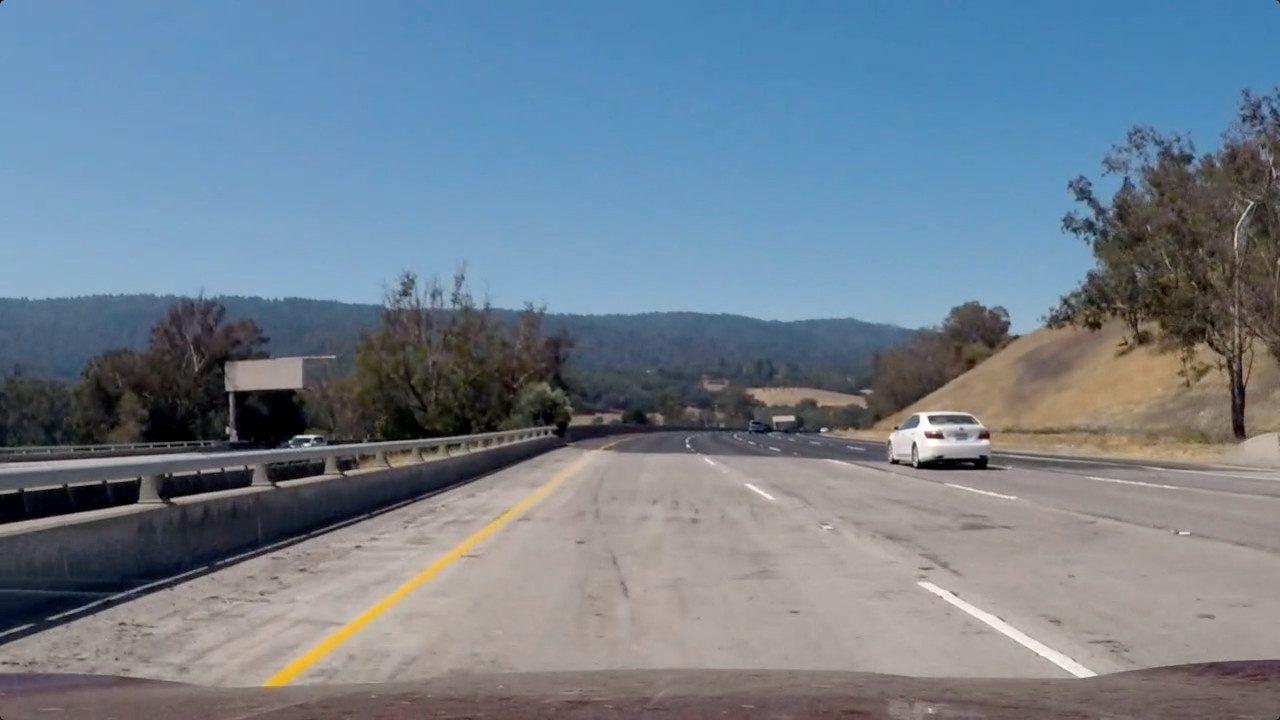
#> input picture test_images/trouble_img.jpg, 1280 x 720 px
$ python -i project4.py   (imports and definitions only)   (older library calls are emulated)
#> lines starting #> are read from the running program, lines starting #| are printed output that depends on the picture; after the words box and inside, x2 and y2 are one past the last pixel; in counts of white or black regions, pixels touching at a corner belong together
import numpy as np
import cv2
import matplotlib.pyplot as plt

# [8 lines left out: function warper, not called in this run]

def binaryImage(image, sobel_thresh=[0, 255], l_thresh=[0, 255], s_thresh=[0,255]):
    # Create a copy to edit
    image_copy = np.copy(image)
    #kernel_sharpen = np.array([[-1,-1,-1], [-1,9,-1], [-1,-1,-1]])
    kernel_sharpen = np.array([[-1,-1,-1,-1,-1],
                             [-1,2,2,2,-1],
                             [-1,2,8,2,-1],
                             [-1,2,2,2,-1],
                             [-1,-1,-1,-1,-1]]) / 8.0
    image_copy = cv2.filter2D(image_copy, -1, kernel_sharpen)

    # We then use the HLS color space.
    hls_image = cv2.cvtColor(image_copy, cv2.COLOR_RGB2HLS)
#> hls_image: shape (720, 1280, 3); mean of channels 0, 1, 2 67.7, 127.5, 64
    l_channel = hls_image[:, :, 1]
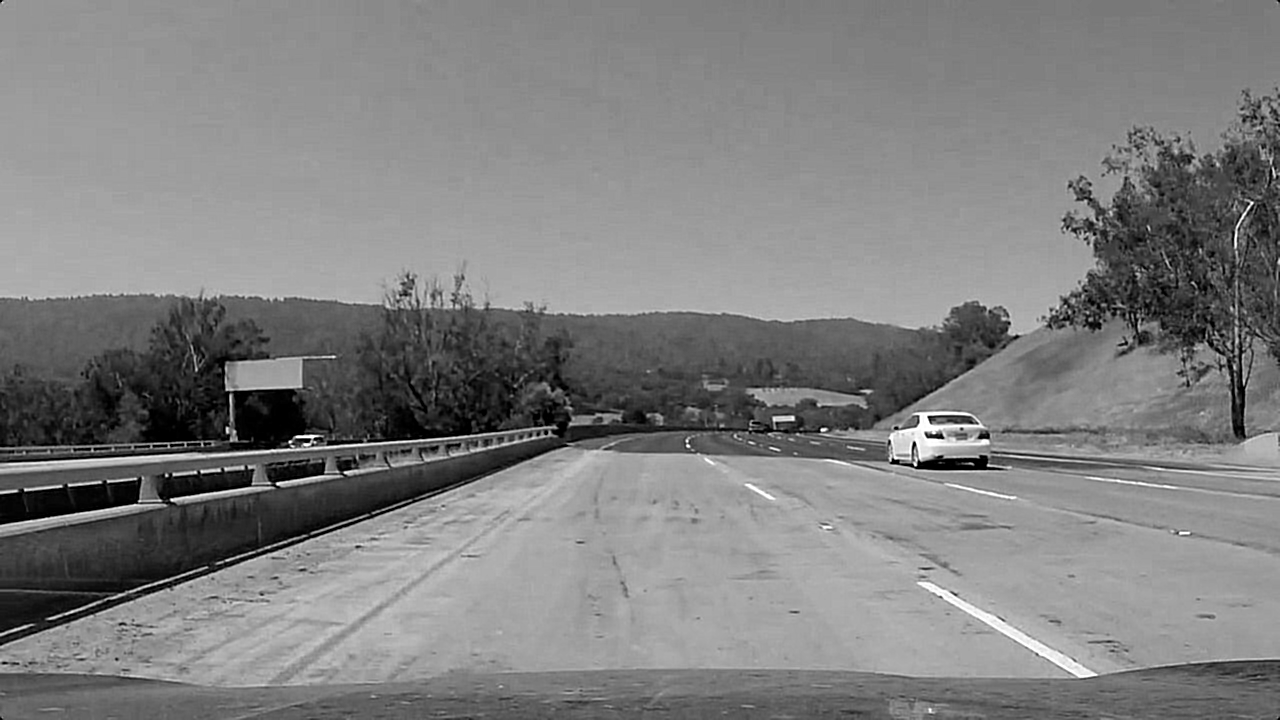
#> l_channel: shape (720, 1280); min 0, max 255, mean 127.5
    s_channel = hls_image[:, :, 2]
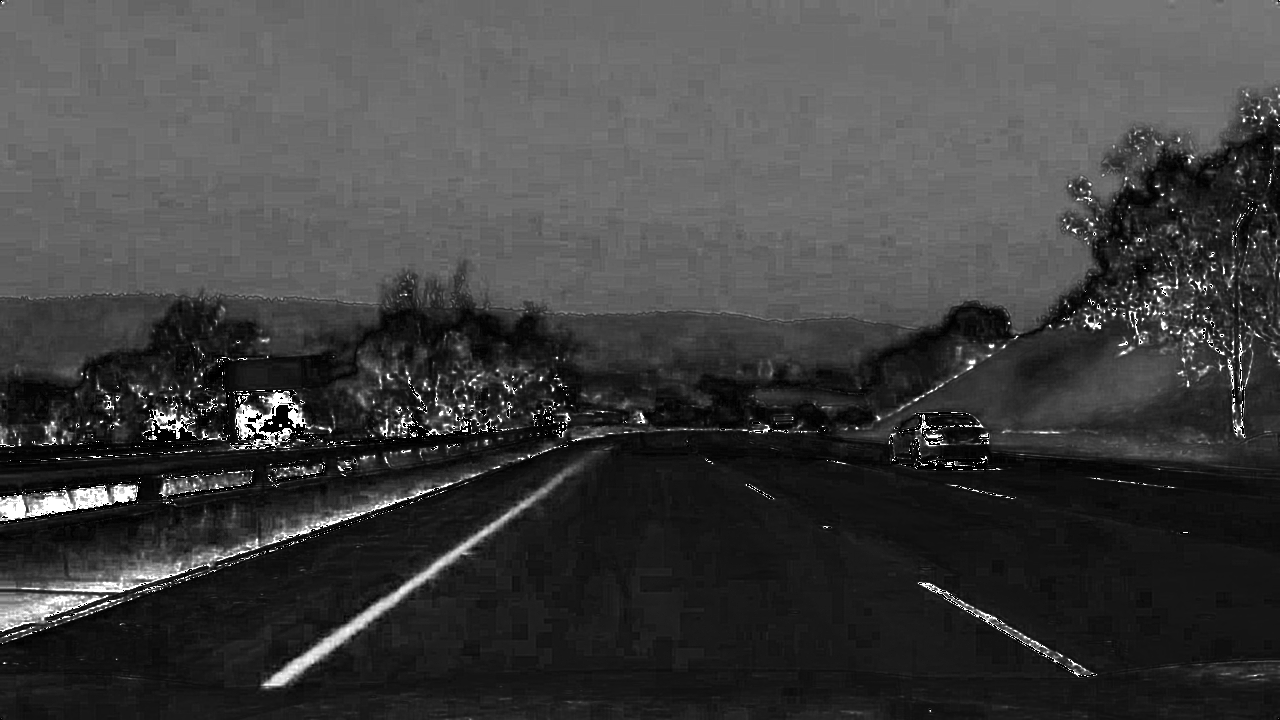
#> s_channel: shape (720, 1280); min 0, max 255, mean 64

    image_copy2 = np.copy(image)
    grey_image = cv2.cvtColor(image_copy2, cv2.COLOR_BGR2GRAY)

    '''
    # Next we use an X direction Sobel
    # 1, 0 below for x direction
    sobel_x =  cv2.Sobel(l_channel, cv2.CV_64F, 1, 0, ksize=5)
    # Then we scale
    abs_sobel_x = np.absolute(sobel_x)
    scaled_sobel_x = np.uint8( 255 * abs_sobel_x / np.max(abs_sobel_x))
    '''

    # Now create a binary image from the our threshold values
    #sobel_x_binary = binaryImageHelper(scaled_sobel_x, sobel_thresh[0], sobel_thresh[1])
    l_channel_binary = binaryImageHelper(l_channel, l_thresh[0], l_thresh[1])
#> l_channel_binary: shape (720, 1280); every value is 1
    s_channel_binary = binaryImageHelper(s_channel, s_thresh[0], s_thresh[1])

    # Then combine the three thresholds together
    #combined = np.zeros_like(l_channel)
    #combined[((l_channel_binary == 1) & (s_channel_binary == 1) | (sobel_x_binary == 1))] = 1
    #combined[((s_channel_binary == 1) | (sobel_x_binary == 1))] = 1

    hsv_img = np.copy(image)
    image_copy = cv2.filter2D(hsv_img, -1, kernel_sharpen)
    HSV = cv2.cvtColor(hsv_img, cv2.COLOR_RGB2HSV)
#> HSV: shape (720, 1280, 3); mean H, S, V 67.6, 75.8, 150.6

    # For yellow
    yellow = cv2.inRange(HSV, (70, 100,100), (120, 255, 255))
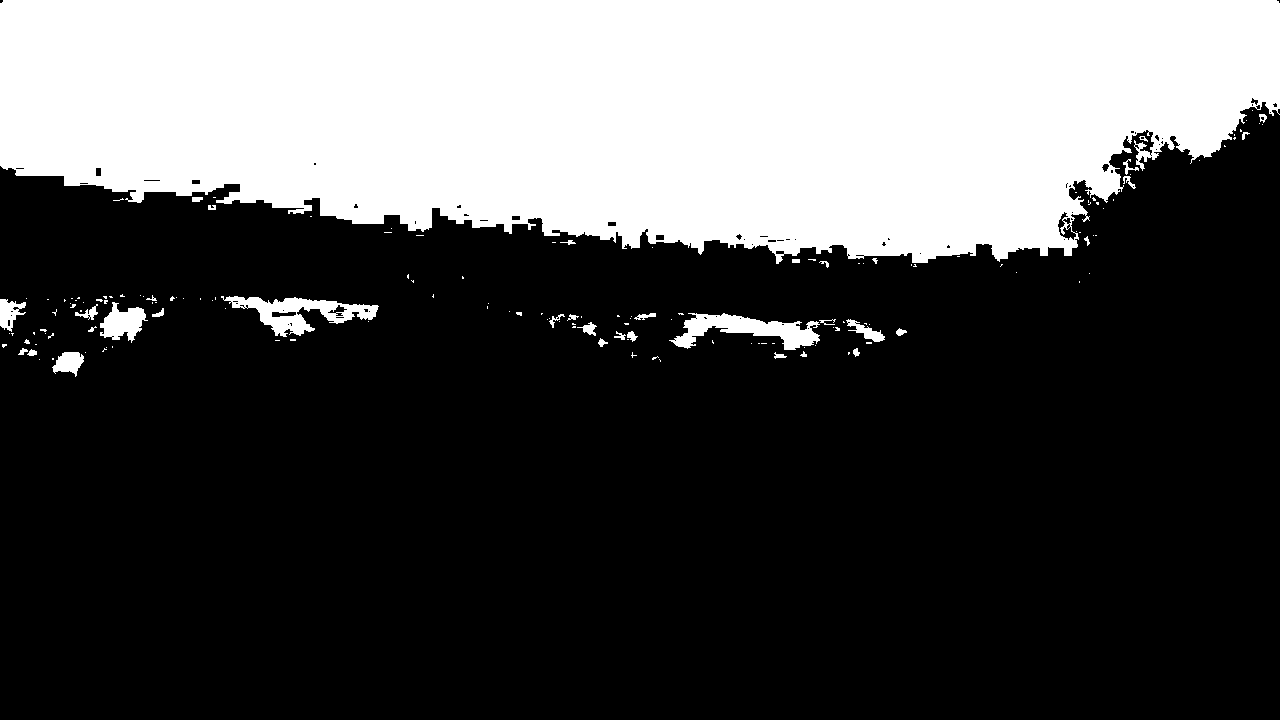
#> yellow: shape (720, 1280); 30.7% white; 160 white regions (123 under 20 px), largest, box (x1, y1, x2, y2) and area: (0, 0, 1280, 264) 272922, (221, 296, 379, 337) 2595, (669, 313, 820, 350) 2568

    # For white
    sensitivity_1 = 60
    white = cv2.inRange(HSV, (0,0,255-sensitivity_1), (255,20,255))
#> white: shape (720, 1280); 0.46% white; 37 white regions (26 under 20 px), largest, box (x1, y1, x2, y2) and area: (918, 582, 1097, 678) 1898, (891, 412, 987, 459) 1710, (946, 484, 1016, 499) 177

    sensitivity_2 = 50
    HSL = cv2.cvtColor(hsv_img, cv2.COLOR_RGB2HLS)
#> HSL: shape (720, 1280, 3); mean of channels 0, 1, 2 67.6, 127.4, 62.3
    white_2 = cv2.inRange(HSL, (0,255-sensitivity_2,0), (255,255,sensitivity_2))
#> white_2: shape (720, 1280); 0.14% white; 160 white regions (154 under 20 px), largest, box (x1, y1, x2, y2) and area: (892, 429, 919, 458) 430, (918, 439, 987, 458) 313, (936, 425, 979, 430) 98, (1060, 655, 1073, 665) 56, (1040, 643, 1057, 654) 25, (705, 458, 714, 464) 20
    white_3 = cv2.inRange(hsv_img, (200,200,200), (255,255,255))
#> white_3: shape (720, 1280); 0.39% white; 21 white regions (16 under 20 px), largest, box (x1, y1, x2, y2) and area: (918, 582, 1097, 677) 1748, (890, 412, 988, 458) 1531, (746, 484, 775, 500) 104, (951, 485, 1016, 499) 99, (705, 458, 714, 464) 23

    bit_layer = (s_channel_binary & l_channel) | yellow | white | white_2 | white_3

    combined = prepImgForOut(bit_layer)
    yellow = prepImgForOut(yellow)
    l_channel_binary = prepImgForOut(l_channel_binary)
    s_channel_binary = prepImgForOut(s_channel_binary)

    return combined, yellow, l_channel_binary, s_channel_binary

def binaryImageHelper(image, min_threshold, max_threshold):
    zeros_image = np.zeros_like(image)
    zeros_image[(image >= min_threshold) & (image <= max_threshold)] = 1
    return zeros_image

def prepImgForOut(image):
    image = cv2.GaussianBlur(image,(5,5),0)
    return 255 * np.dstack((image, image, image)).astype('uint8')

# [24 lines left out: functions warp, unwarp, not called in this run]

# Define a class to receive the characteristics of each line detection
class Line():
    # [165 lines left out: functions __init__, analyze, not called in this run]

    def undistort(self, img):
        return cv2.undistort(img, self.mtx, self.dist, None, self.mtx)

    # [178 lines left out: functions first_lane_finder, repeat_lane_finder, fill_lanes, merge_imgs, calculate_road_features, paint_pretty_lines and 1 more, not called in this run]

>>> import cv2
>>> picture = cv2.cvtColor(cv2.imread('test_images/trouble_img.jpg'), cv2.COLOR_BGR2RGB)
>>> result = binaryImage(picture)
#> in prepImgForOut (call 2), `return 255 * np.dstack((image, image, image)).astype('uint8')`:
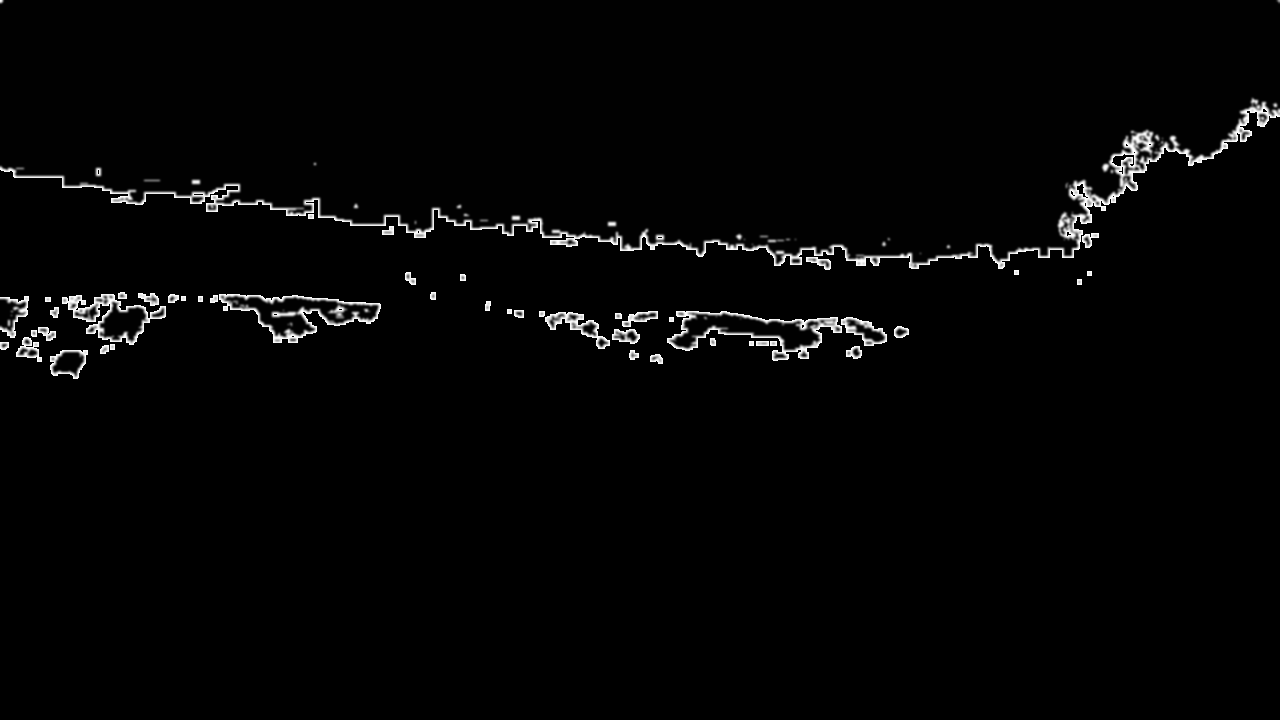
#> returned value: shape (720, 1280, 3); min 0, max 255, mean 4.8
#> in prepImgForOut (call 3), `return 255 * np.dstack((image, image, image)).astype('uint8')`: returned value: shape (720, 1280, 3); every value is 255
